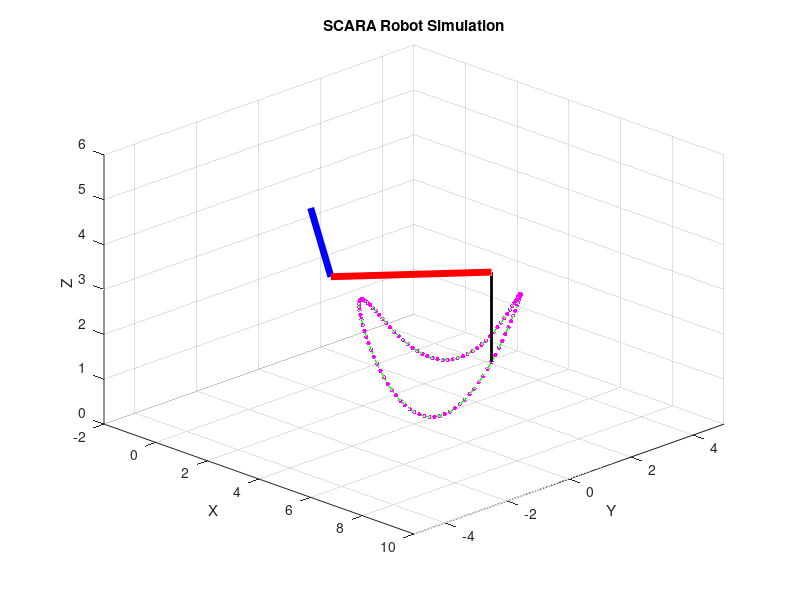

Recreate this plot in MATLAB.
% SIMPLE SCARA ROBOT SIMULATION
clear; clc; close all;

% --- 1. ROBOT PARAMETERS ---
L1 = 5;  % Length of first arm (link 1)
L2 = 4;  % Length of second arm (link 2)

% --- 2. SIMULATION SETUP ---
% We will move the robot in a circle for this demo
t = linspace(0, 2*pi, 100); 
target_x = 5 + 2*cos(t);    % Circle center at (5,0) radius 2
target_y = 2*sin(t); 
target_z = 2 + sin(2*t);    % Move up and down slightly

% Prepare the figure
figure('Color', 'w');
axis([-2 10 -5 5 0 6]); 
grid on; hold on;
view(45, 30); % Set 3D viewing angle
xlabel('X'); ylabel('Y'); zlabel('Z');
title('SCARA Robot Simulation');

% Create graphics objects for the robot links (initially empty)
link1_plot = plot3([0,0], [0,0], [0,0], 'b-', 'LineWidth', 5); % Blue Link 1
link2_plot = plot3([0,0], [0,0], [0,0], 'r-', 'LineWidth', 5); % Red Link 2
vertical_plot = plot3([0,0], [0,0], [0,0], 'k-', 'LineWidth', 2); % Black vertical shaft
trail_plot = plot3(target_x, target_y, target_z, 'g--', 'LineWidth', 1); % Green path

% --- 3. ANIMATION LOOP ---
for i = 1:length(t)
    % Current target
    x = target_x(i);
    y = target_y(i);
    z = target_z(i);
    
    % --- INVERSE KINEMATICS (The Math) ---
    % Calculate the elbow angle (theta2) using Law of Cosines
    % r is distance from base to target (ignoring Z)
    r_sq = x^2 + y^2;
    cos_theta2 = (r_sq - L1^2 - L2^2) / (2 * L1 * L2);
    
    % Safety check for workspace limits
    if abs(cos_theta2) > 1
        disp('Target out of reach!'); continue;
    end
    
    theta2 = acos(cos_theta2); % Elbow angle (one of two possible solutions)
    
    % Calculate shoulder angle (theta1)
    theta1 = atan2(y, x) - atan2(L2 * sin(theta2), L1 + L2 * cos(theta2));
    
    % --- FORWARD KINEMATICS (Visualizing) ---
    % Where are the joints actually located?
    % Joint 0: Base (0,0,0) -> (0,0,z) to raise it up visually
    base_pos = [0, 0, 4]; 
    
    % Joint 1: Elbow position
    elbow_x = L1 * cos(theta1);
    elbow_y = L1 * sin(theta1);
    elbow_z = base_pos(3); % SCARA arms stay level
    elbow_pos = [elbow_x, elbow_y, elbow_z];
    
    % Joint 2: End Effector (X,Y position)
    ee_x = elbow_x + L2 * cos(theta1 + theta2);
    ee_y = elbow_y + L2 * sin(theta1 + theta2);
    ee_z = elbow_z;
    ee_pos = [ee_x, ee_y, ee_z];
    
    % End Tip: The vertical Z-axis rod
    tip_pos = [ee_x, ee_y, z];
    
    % --- UPDATE GRAPHICS ---
    set(link1_plot, 'XData', [base_pos(1), elbow_pos(1)], ...
                    'YData', [base_pos(2), elbow_pos(2)], ...
                    'ZData', [base_pos(3), elbow_pos(3)]);
                    
    set(link2_plot, 'XData', [elbow_pos(1), ee_pos(1)], ...
                    'YData', [elbow_pos(2), ee_pos(2)], ...
                    'ZData', [elbow_pos(3), ee_pos(3)]);
    
    set(vertical_plot, 'XData', [ee_pos(1), tip_pos(1)], ...
                       'YData', [ee_pos(2), tip_pos(2)], ...
                       'ZData', [ee_pos(3), tip_pos(3)]);
    
    % Draw a dot at the tip
    plot3(tip_pos(1), tip_pos(2), tip_pos(3), 'm.', 'MarkerSize', 10);
    
    drawnow;      % Force MATLAB to update the screen
    pause(0.05);  % Control speed
end
